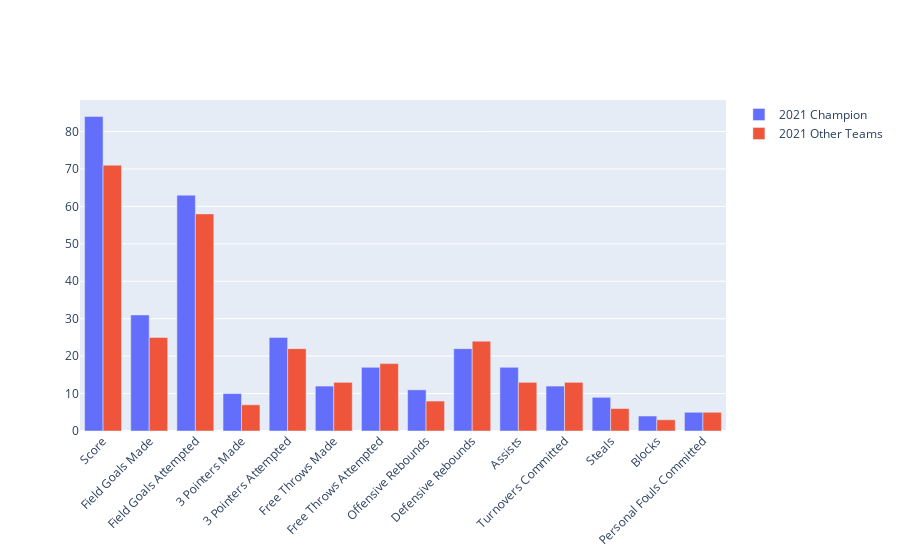

Notebook code for this chart:
### Code cell
variables=['Score', 'Field Goals Made', 'Field Goals Attempted', '3 Pointers Made', '3 Pointers Attempted', 'Free Throws Made',
         'Free Throws Attempted', 'Offensive Rebounds', 'Defensive Rebounds', 'Assists', 'Turnovers Committed', 'Steals',
         'Blocks', 'Personal Fouls Committed']

fig = go.Figure(data=[
    go.Bar(name='2021 Champion', x=variables, y=[84, 31, 63, 10, 25, 12, 17, 11, 22, 17, 12, 9, 4, 5]),
    go.Bar(name='2021 Other Teams', x=variables, y=[71, 25, 58, 7, 22, 13, 18, 8, 24, 13, 13, 6, 3, 5])
])
# Change the bar mode
fig.update_layout(barmode='group', xaxis_tickangle=-45)
fig.show()

### Figure 1 — Plotly figure (JSON) as saved in the notebook; plotly's stock layout.template omitted (floating-point values rounded to 4 significant figures)
{"data": [{"name": "2021 Champion", "type": "bar", "x": ["Score", "Field Goals Made", "Field Goals Attempted", "3 Pointers Made", "3 Pointers Attempted", "Free Throws Made", "Free Throws Attempted", "Offensive Rebounds", "Defensive Rebounds", "Assists", "Turnovers Committed", "Steals", "Blocks", "Personal Fouls Committed"], "y": [84, 31, 63, 10, 25, 12, 17, 11, 22, 17, 12, 9, 4, 5]}, {"name": "2021 Other Teams", "type": "bar", "x": ["Score", "Field Goals Made", "Field Goals Attempted", "3 Pointers Made", "3 Pointers Attempted", "Free Throws Made", "Free Throws Attempted", "Offensive Rebounds", "Defensive Rebounds", "Assists", "Turnovers Committed", "Steals", "Blocks", "Personal Fouls Committed"], "y": [71, 25, 58, 7, 22, 13, 18, 8, 24, 13, 13, 6, 3, 5]}], "layout": {"barmode": "group", "xaxis": {"tickangle": -45}}}
